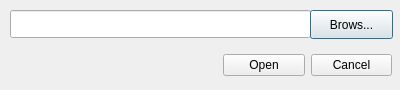
<?xml version="1.0" encoding="UTF-8"?>
<ui version="4.0">
 <class>Explorer_W</class>
 <widget class="QDialog" name="Explorer_W">
  <property name="geometry">
   <rect>
    <x>0</x>
    <y>0</y>
    <width>400</width>
    <height>90</height>
   </rect>
  </property>
  <property name="windowTitle">
   <string>Dialog</string>
  </property>
  <widget class="QLineEdit" name="PathLine">
   <property name="geometry">
    <rect>
     <x>10</x>
     <y>10</y>
     <width>301</width>
     <height>28</height>
    </rect>
   </property>
  </widget>
  <widget class="QPushButton" name="Brows_Button">
   <property name="geometry">
    <rect>
     <x>310</x>
     <y>10</y>
     <width>83</width>
     <height>29</height>
    </rect>
   </property>
   <property name="text">
    <string>Brows...</string>
   </property>
  </widget>
  <widget class="QWidget" name="">
   <property name="geometry">
    <rect>
     <x>223</x>
     <y>50</y>
     <width>169</width>
     <height>31</height>
    </rect>
   </property>
   <layout class="QHBoxLayout" name="horizontalLayout">
    <item>
     <widget class="QPushButton" name="Open_Button">
      <property name="text">
       <string>Open</string>
      </property>
     </widget>
    </item>
    <item>
     <widget class="QPushButton" name="Cancel_Button">
      <property name="text">
       <string>Cancel</string>
      </property>
     </widget>
    </item>
   </layout>
  </widget>
 </widget>
 <resources/>
 <connections/>
</ui>
